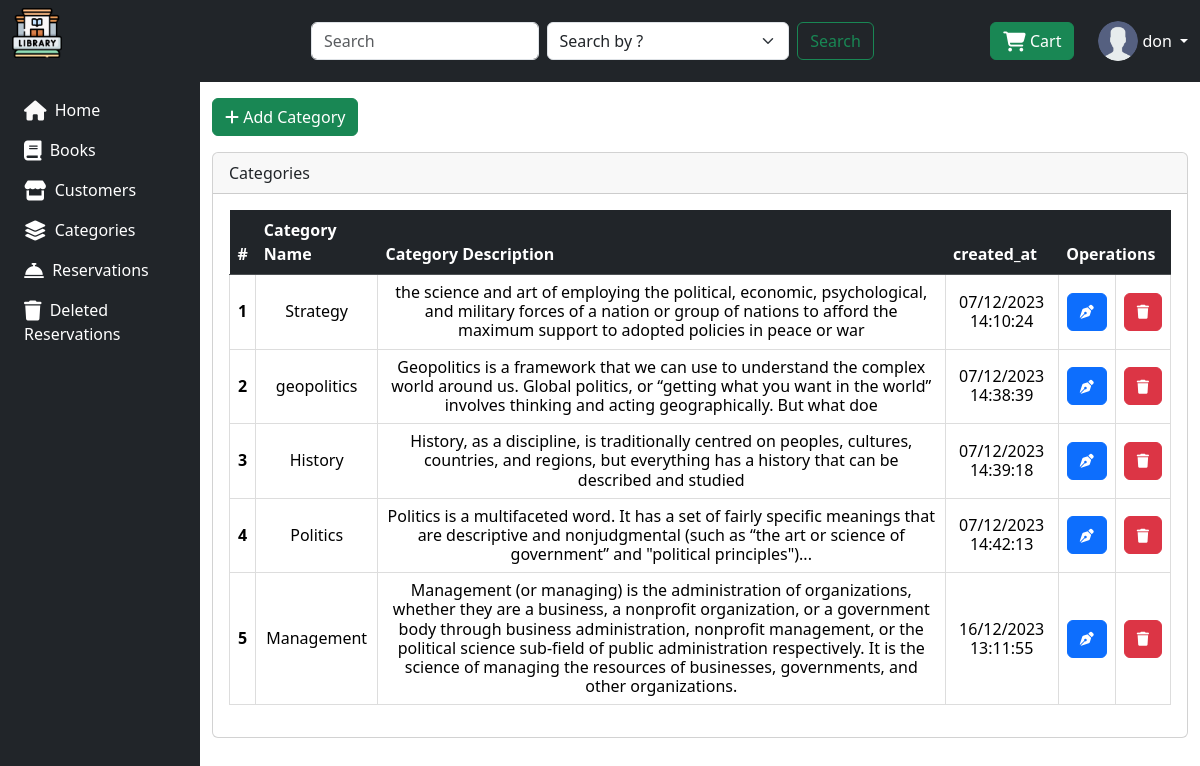
Page /categories/ (signed in) on the committed database.
### LStore/models.py (models this page shows, shortened)
class Category(models.Model):
    name = models.CharField(max_length=50, null=False, blank=False)
    description = models.TextField(null=True, blank=True)
    created_at = models.DateTimeField(auto_now_add=True)
    updated_at = models.DateTimeField(auto_now=True)

### LStore/views.py (the view)
# urls.py: path('categories/', views.category,name="category"),
@login_required(login_url='login')
def category(request):
    categories = Category.objects.all()
    return render(request,'category/category.html', {"categories": categories})

### LStore/templates/category/category.html (shortened to what this page needs)
{% extends 'base.html' %}
{% load static %}
{% block content %}
<a href="{% url 'add_category' %}" class="btn btn-success mb-3"><i class="fa-solid fa-plus"></i> Add Category</a>
<div class="card">
    <div class="card-header">
      Categories
    </div>
    <div class="card-body">
        <table class="table " style="border-collapse: collapse;">
            <thead class="table table-dark table-striped">
              <tr>
                <th scope="col">#</th>
                <th scope="col">Category Name</th>
                <th scope="col">Category Description</th>
                <th scope="col">created_at</th>
                <th scope="col" colspan="2">Operations</th>
              </tr>
            </thead>
            <tbody class="h6">
                {% for category in categories %}
              <tr>
                <td style="text-align: center;vertical-align: middle;border: 1px solid #dddddd;" scope="row"><b>{{ forloop.counter }}</b></th>
                <td style="text-align: center; vertical-align: middle;border: 1px solid #dddddd;">{{ category.name }}</td>
                <td style="text-align: center; vertical-align: middle;border: 1px solid #dddddd;">{{ category.description }}</td>
                <td style="text-align: center; vertical-align: middle;border: 1px solid #dddddd;">{{ category.created_at|date:"d/m/Y H:i:s" }}</td>
              <td style="text-align: center; vertical-align: middle;border: 1px solid #dddddd;"><a href="{% url 'edit_category' category.id %}" class="btn btn-primary"><i class="fa-solid fa-pen-nib fa-sm" style="color: #ffffff;"></i></a></td>
              <td style="text-align: center; vertical-align: middle;border: 1px solid #dddddd;"><a href="{% url 'delete_category' category.id %}" class="btn btn-danger"><i class="fa-solid fa-trash fa-sm" style="color: #ffffff;"></i></a></td>
              </tr>
             {% endfor %}
            </tbody>
          </table>
    </div>
  </div>
{% endblock content %}

### LStore/templates/base.html (shortened to what this page needs)
{% load static %}
<!DOCTYPE html>
<html lang="en">
<head>
    <link rel="stylesheet" href="{% static 'style/css/bootstrap.min.css' %}" class="stylesheet">
    <link rel="stylesheet" href="https://cdnjs.cloudflare.com/ajax/libs/font-awesome/6.5.1/css/all.min.css" />
</head>
<body>
      <nav class="navbar navbar-expand-lg navbar-dark bg-dark">
        <div class="container-fluid">
            <a href="/" class="d-flex align-items-center pb-3 mb-md-0 me-md-auto text-white text-decoration-none">
                <img src="{% static '/style/icons/library.png' %}" alt="hugenerd" width="50" height="50" >
            </a>
          <div class="collapse navbar-collapse" id="navbarSupportedContent">
            <ul class="navbar-nav me-auto mb-2 mb-lg-0">
              <li class="nav-item">
                <a class="nav-link active" aria-current="page" href="#"></a>
              </li>
            </ul>
                <form action="{% url 'search_book' %}" method="POST" class="d-flex col-md-6 mx-auto">
                <input class="form-control me-2" type="search" name="search" placeholder="Search" aria-label="Search" value="{{ request.POST.search }}">
                <select class="form-select me-2" name="search_by" aria-label="Default select example">
                    <option value="0" {% if request.POST.search_by == "0" %}selected{% endif %}>Search by ?</option>
                </select>
                <button class="btn btn-outline-success" type="submit">Search</button>
                </form>
                <a href="{% url 'view_cart' %}" class="btn btn-success me-4">
                    <i class="fa-solid fa-cart-shopping fa-lg" style="color: #ffffff;"></i> Cart
                </a>
                {% if request.user.is_authenticated %}
                 <div class="dropdown">
                <a href="" class="d-flex align-items-center text-white text-decoration-none dropdown-toggle" id="dropdownUser1" data-bs-toggle="dropdown" aria-expanded="false">
                    <img src="{% static "/style/icons/user.png" %}" alt="" width="40" height="40" class="rounded-circle">
                    <span class="d-none d-sm-inline mx-1">{{ request.user.username }}</span>
                </a>
                {% else %}
                <div class="form-group">
                        <a href="{% url 'login' %}" class="btn btn-primary btn-block">Login</a>
                </form>
                </div>
                </div>
                {% endif %}
          </div>
        </div>
      </nav>
    <div class="container-fluid">
        <div class="row flex-nowrap">
            <div class="col-auto col-md-3 col-xl-2 px-sm-2 px-0 bg-dark">
                <div class="d-flex flex-column align-items-center align-items-sm-start px-3 pt-2 text-white min-vh-100">
                    <ul class="nav nav-pills flex-column mb-sm-auto mb-0 align-items-center align-items-sm-start" id="menu">
                        <li class="nav-item">
                            <a href="{% url 'home' %}" class="nav-link align-middle px-0">
                                <i class="fa-sharp fa-solid fa-house fa-lg" style="color: #fafafa;"></i> <span class="ms-1 d-none text-white d-sm-inline">Home</span>
                            </a>
                        </li>
                        <li>
                            <a href="{% url 'books' %}" class="nav-link align-middle px-0">
                                <i class="fa-solid fa-book fa-lg" style="color: #ffffff;"></i> <span class="text-white ms-1 d-none d-sm-inline">Books</span> </a>
                        </li>
                        <li>
                            <a href="{% url 'customer' %}" class="nav-link align-middle px-0">
                                <i class="fa-solid fa-store fa-lg" style="color: #ffffff;"></i> <span class="text-white ms-1 d-none d-sm-inline">Customers</span></a>
                        </li>
                        <li>
                            <a href="{% url 'category' %}" class="nav-link align-middle px-0">
                                <i class="fa-solid fa-layer-group fa-lg" style="color: #ffffff;"></i> <span class="text-white ms-1 d-none d-sm-inline">Categories</span></a>
                        </li>
                        <li class="nav-item">
                            <a href="{% url 'reservation' %} " class="nav-link align-middle px-0">
                                <i class="fa-solid fa-bell-concierge fa-lg" style="color: #ffffff;"></i> <span class="ms-1 d-none text-white d-sm-inline">Reservations</span>
                            </a>
                        </li>
                        <li>
                            <a href="{% url 'deleted_reservation' %}" class="nav-link align-middle px-0">
                                <i class="fa-solid fa-trash fa-lg" style="color: #ffffff;"></i> <span class="text-white ms-1 d-none d-sm-inline">Deleted Reservations</span> </a>
                        </li>
                    </ul>
                </div>
            </div>
            <div class="col py-3">
                {% block content %}{% endblock content %}
              </div>
        </div>
    </div>
</body>
</html>

### rows in the picture
Category: name "Strategy", description "the science and art of employing the political, economic, psychological, and military forces of a nation or group of nations to afford the maximum support to adopted policies in peace or war", created_at "07/12/2023 14:10:24"
Category: name "geopolitics", description "Geopolitics is a framework that we can use to understand the complex world around us. Global politics, or “getting what you want in the world” involves thinking and acting geographically. But what doe", created_at "07/12/2023 14:38:39"
Category: name "History", description "History, as a discipline, is traditionally centred on peoples, cultures, countries, and regions, but everything has a history that can be described and studied", created_at "07/12/2023 14:39:18"
Category: name "Politics", description "Politics is a multifaceted word. It has a set of fairly specific meanings that are descriptive and nonjudgmental (such as “the art or science of government” and \"political principles\")...", created_at "07/12/2023 14:42:13"
Category: name "Management", description "Management (or managing) is the administration of organizations, whether they are a business, a nonprofit organization, or a government body through business administration, nonprofit management, or the political science sub-field of public administration respectively. It is the science of managing the resources of businesses, governments, and other organizations.", created_at "16/12/2023 13:11:55"

### other values in the picture
{{ request.user.username }} "don"
